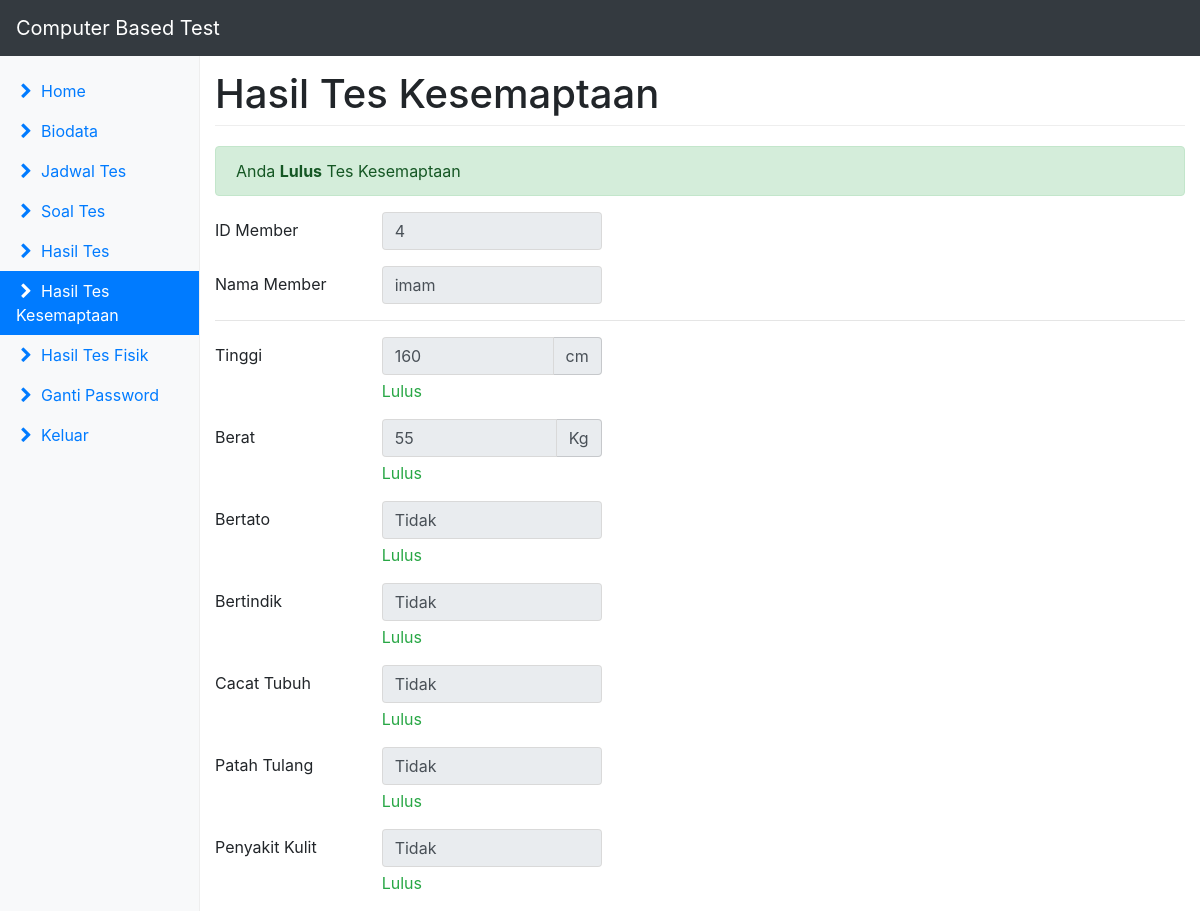
The app's page /app/?page=hasil-kesemaptaan (signed in) with its own data.
### tables this page shows
CREATE TABLE `member` (
  `id_member` int(11) NOT NULL,
  `nama` varchar(50) NOT NULL,
  `kelamin` enum('Laki-laki','Perempuan') DEFAULT NULL,
  `agama` varchar(20) DEFAULT NULL,
  `tempat_lahir` varchar(50) DEFAULT NULL,
  `tgl_lahir` varchar(20) DEFAULT NULL,
  `alamat` text,
  `hp` varchar(20) NOT NULL,
  `email` varchar(50) NOT NULL,
  `password` varchar(32) NOT NULL,
  `foto` varchar(20) DEFAULT NULL,
  `provinsi` varchar(100) DEFAULT NULL,
  `th_pelaksanaan` varchar(4) DEFAULT NULL,
  `id_jadwal` int(11) DEFAULT NULL
);

CREATE TABLE `hasil_kesemaptaan` (
  `tinggi` varchar(3) NOT NULL,
  `berat` varchar(3) NOT NULL,
  `bertato` enum('Ya','Tidak') NOT NULL,
  `bertindik` enum('Ya','Tidak') NOT NULL,
  `cacat_tubuh` enum('Ya','Tidak') NOT NULL,
  `patah_tulang` enum('Ya','Tidak') NOT NULL,
  `penyakit_kulit` enum('Ya','Tidak') NOT NULL,
  `id_member` int(11) NOT NULL,
  `ket` enum('Lulus','Tidak Lulus') DEFAULT NULL
);

### app/hasil-kesemaptaan.php (the view, shortened to what this page needs)
<?php
$cekmember = $db->query("select * from jawaban where id_member = '{$_SESSION['id_member']}'")->num_rows;
if($cekmember > 0){
$query = $db->query("select * from hasil_kesemaptaan where id_member = '{$_SESSION['id_member']}' limit 1");
$kesemaptaan = $query->fetch_assoc();
$cekkesemaptaan = $query->num_rows;
	if($cekkesemaptaan > 0){
		if($kesemaptaan['ket']=='Lulus'){
			echo '<div class="alert alert-success">Anda <strong>Lulus</strong> Tes Kesemaptaan</div>';
		}else{
			echo '<div class="alert alert-danger">Anda <strong>Tidak Lulus</strong> Tes Kesemaptaan</div>';
		}
?>
	<form method="post" action="">
		<?php
			$member = $db->query("select nama from member where id_member = '{$_SESSION['id_member']}' limit 1")->fetch_assoc();
			$cek = $db->query("select * from tes_kesemaptaan")->fetch_assoc();
		?>
		<div class="form-group row">
			<label class="col-md-2 col-form-label">ID Member</label>
			<div class="col-md-3">
				<input type="text" class="form-control" value="<?php echo $_SESSION['id_member']; ?>" readonly>
			</div>
		</div>
		<div class="form-group row">
			<label class="col-md-2 col-form-label">Nama Member</label>
			<div class="col-md-3">
				<input type="text" class="form-control" value="<?php echo $member['nama']; ?>" readonly>
			</div>
		</div>
		<hr>
		<div class="form-group row">
			<label class="col-md-2 col-form-label">Tinggi</label>
			<div class="col-md-3">
				<div class="input-group">
					<input type="text" class="form-control" value="<?php echo $kesemaptaan['tinggi']; ?>" readonly>
					<div class="input-group-addon">cm</div>
				</div>
				<?php if($kesemaptaan['tinggi'] < $cek['tinggi']){ echo '<div class="form-text text-danger">Tidak Lulus</div>'; }else{ echo '<div class="form-text text-success">Lulus</div>'; } ?>
			</div>
		</div>
		<div class="form-group row">
			<label class="col-md-2 col-form-label">Berat</label>
			<div class="col-md-3">
				<div class="input-group">
					<input type="text" class="form-control" value="<?php echo $kesemaptaan['berat']; ?>" readonly>
					<div class="input-group-addon">Kg</div>
				</div>
				<?php if($kesemaptaan['berat'] < $cek['berat']){ echo '<div class="form-text text-danger">Tidak Lulus</div>'; }else{ echo '<div class="form-text text-success">Lulus</div>'; } ?>
			</div>
		</div>
		<div class="form-group row">
			<label class="col-md-2 col-form-label">Bertato</label>
			<div class="col-md-3">
				<input type="text" class="form-control" value="<?php echo $kesemaptaan['bertato']; ?>" readonly>
				<?php if($kesemaptaan['bertato'] != $cek['bertato']){ echo '<div class="form-text text-danger">Tidak Lulus</div>'; }else{ echo '<div class="form-text text-success">Lulus</div>'; } ?>
			</div>
		</div>
		<div class="form-group row">
			<label class="col-md-2 col-form-label">Bertindik</label>
			<div class="col-md-3">
				<input type="text" class="form-control" value="<?php echo $kesemaptaan['bertindik']; ?>" readonly>
				<?php if($kesemaptaan['bertindik'] != $cek['bertindik']){ echo '<div class="form-text text-danger">Tidak Lulus</div>'; }else{ echo '<div class="form-text text-success">Lulus</div>'; } ?>
			</div>
		</div>
		<div class="form-group row">
			<label class="col-md-2 col-form-label">Cacat Tubuh</label>
			<div class="col-md-3">
				<input type="text" class="form-control" value="<?php echo $kesemaptaan['cacat_tubuh']; ?>" readonly>
				<?php if($kesemaptaan['cacat_tubuh'] != $cek['cacat_tubuh']){ echo '<div class="form-text text-danger">Tidak Lulus</div>'; }else{ echo '<div class="form-text text-success">Lulus</div>'; } ?>
			</div>
		</div>
		<div class="form-group row">
			<label class="col-md-2 col-form-label">Patah Tulang</label>
			<div class="col-md-3">
				<input type="text" class="form-control" value="<?php echo $kesemaptaan['patah_tulang']; ?>" readonly>
				<?php if($kesemaptaan['patah_tulang'] != $cek['patah_tulang']){ echo '<div class="form-text text-danger">Tidak Lulus</div>'; }else{ echo '<div class="form-text text-success">Lulus</div>'; } ?>
			</div>
		</div>
		<div class="form-group row">
			<label class="col-md-2 col-form-label">Penyakit Kulit</label>
			<div class="col-md-3">
				<input type="text" class="form-control" value="<?php echo $kesemaptaan['penyakit_kulit']; ?>" readonly>
				<?php if($kesemaptaan['penyakit_kulit'] != $cek['penyakit_kulit']){ echo '<div class="form-text text-danger">Tidak Lulus</div>'; }else{ echo '<div class="form-text text-success">Lulus</div>'; } ?>
			</div>
		</div>
	</form>
<?php
	}else{
		echo '<div class="alert alert-info">Anda belum mengikuti Tes Kesemaptaan</div>';
	}
}else{
	echo '<div class="alert alert-info">Silahkan mengerjakan soal psikotes terlebih dahulu</div>';
}
?>

### css/dashboard.css (style rules this page uses)
body { padding-top: 3.5rem; }

### records on screen
member: nama "imam"
hasil_kesemaptaan: tinggi "160", berat "55", bertato "Tidak", bertindik "Tidak", cacat_tubuh "Tidak", patah_tulang "Tidak", penyakit_kulit "Tidak"

### other values on screen
$menu "Home"
$menu "Biodata"
$menu "Jadwal Tes"
$menu "Soal Tes"
$menu "Hasil Tes"
$menu "Hasil Tes Kesemaptaan"
$menu "Hasil Tes Fisik"
$menu "Ganti Password"
$menu "Keluar"
$menuAr[$page] "Hasil Tes Kesemaptaan"
